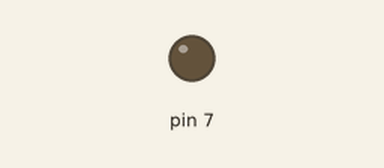
The sketch below on a simulated Arduino Uno, built with avr-gcc and run on an emulated ATmega328P. Shown: output pins drawn as LEDs (lit = HIGH).

Above: at 1.5 s.
At 4.5 s:
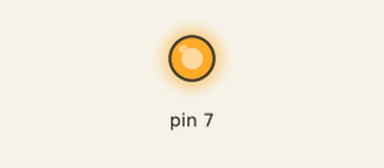
Timing chart, 0 to 7.8 s (numbered marks = the images above):
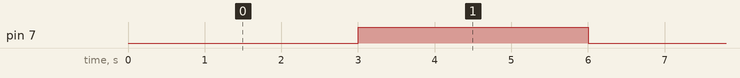

Measured:
- by itself, pin 7: alternates HIGH for 3.0 s and LOW for 3.0 s

The sketch:

2_5_1.ino
```cpp
/*
 * Generated using BlocklyDuino:
 *
 * https://github.com/MediaTek-Labs/BlocklyDuino-for-LinkIt
 *
 * Date: Wed, 31 Jul 2019 09:15:53 GMT
 */


void setup()
{

  pinMode(7, OUTPUT);
}


void loop()
{
  analogWrite(7, 0);
  delay(1000);
  analogWrite(7, 50);
  delay(1000);
  analogWrite(7, 100);
  delay(1000);
  analogWrite(7, 150);
  delay(1000);
  analogWrite(7, 200);
  delay(1000);
  analogWrite(7, 250);
  delay(1000);
}
```
